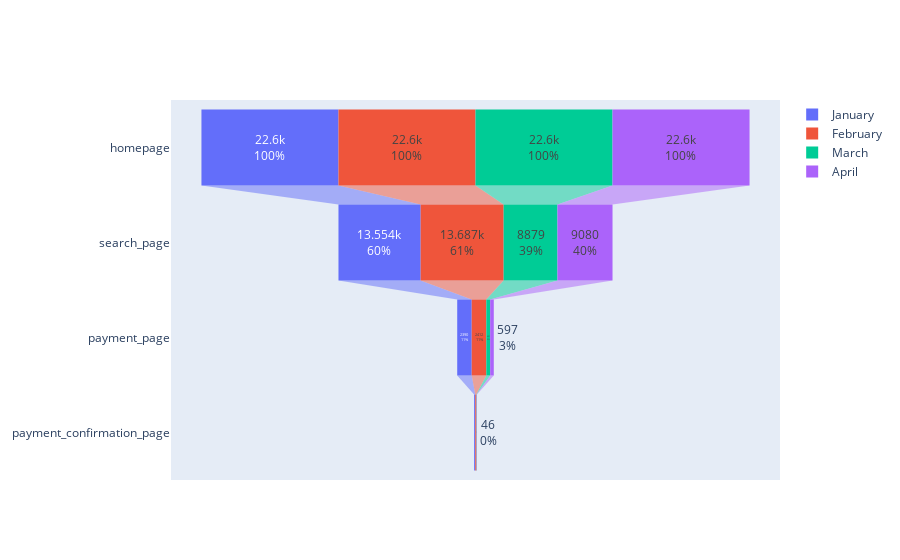

Here is the notebook cell this chart was saved with:
### Markdown cell above
## Cohort Conversion

### Code cell
master_data.head(2)

fig = go.Figure()

for i in ['January', 'February', 'March', 'April']: 
    count_stage = []
    for page in funnel_stages: 
            x = len(master_data[(master_data[page]==1) & (master_data['cohort_month'] == i)])
            count_stage.append(x)
    
    fig.add_trace(go.Funnel(
        name = i,
        y = funnel_stages,
        x = count_stage,
        textinfo = "value+percent initial"))
    
fig.show()

### Figure 1 — Plotly figure (JSON) as saved in the notebook; plotly's stock layout.template omitted (floating-point values rounded to 4 significant figures)
{"data": [{"name": "January", "textinfo": "value+percent initial", "type": "funnel", "x": [22600, 13554, 2390, 189], "y": ["homepage", "search_page", "payment_page", "payment_confirmation_page"]}, {"name": "February", "textinfo": "value+percent initial", "type": "funnel", "x": [22600, 13687, 2412, 173], "y": ["homepage", "search_page", "payment_page", "payment_confirmation_page"]}, {"name": "March", "textinfo": "value+percent initial", "type": "funnel", "x": [22600, 8879, 631, 44], "y": ["homepage", "search_page", "payment_page", "payment_confirmation_page"]}, {"name": "April", "textinfo": "value+percent initial", "type": "funnel", "x": [22600, 9080, 597, 46], "y": ["homepage", "search_page", "payment_page", "payment_confirmation_page"]}], "layout": {}}
